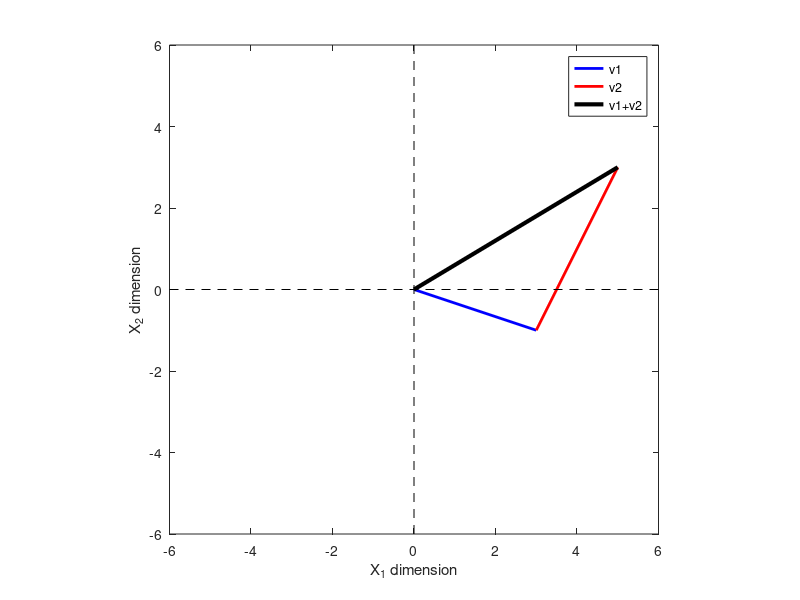

Write MATLAB code to recreate this figure.
%%%%%%%%%%%
%     COURSE: Linear algebra: theory and implementation
%    SECTION: Vectors
%      VIDEO: Vector addition/subtraction
%
%%%%%%%%%%

v1 = [ 3 -1 ];
v2 = [ 2  4 ];
v3 = v1+v2;




% again 1, 2, and 3 go together - Add
      %1. plot them
      figure(2), clf

      %2. the main plotting lines:
      plot([0 v1(1)],[0 v1(2)],'b','linew',2)
      hold on
      plot([0 v2(1)]+v1(1),[0 v2(2)]+v1(2),'r','linew',2)
      plot([0 v3(1)],[0 v3(2)],'k','linew',3)
      legend({'v1';'v2';'v1+v2'},'AutoUpdate','off')

      %3. this code just makes the plot look nicer
      axis square
      axis([ -1 1 -1 1 ]*6)
      hold on
      plot(get(gca,'xlim'),[0 0],'k--')
      plot([0 0],get(gca,'ylim'),'k--')
      xlabel('X_1 dimension')
      ylabel('X_2 dimension')

  